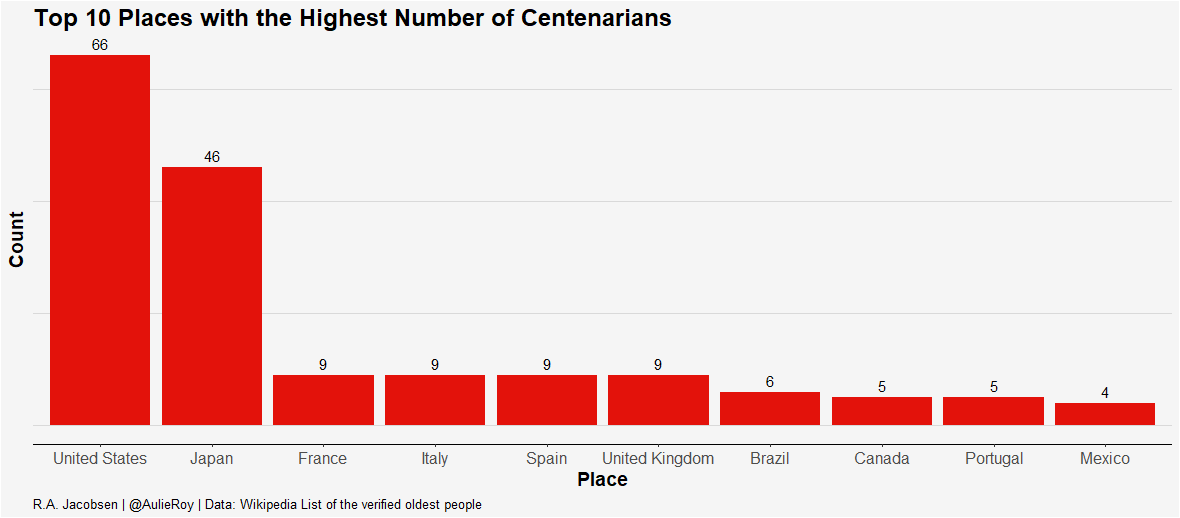

Write the R code that produced this figure.

# TidyTuesday Challenge Week 23 
# The data this week comes from the Wikipedia List of the verified oldest people via frankiethull on GitHub

# Load packages 
library(tidyverse)

# Load dataset
centenarians <- readr::read_csv('https://raw.githubusercontent.com/rfordatascience/tidytuesday/master/data/2023/2023-05-30/centenarians.csv')

# Wrangle data 
country_counts <- 
  centenarians %>% 
  group_by(place_of_death_or_residence) %>%
  summarise(count = n()) %>%
  top_n(10, count)

# Text 
title <- "Top 10 Places with the Highest Number of Centenarians"
caption <- "R.A. Jacobsen | @AulieRoy | Data: Wikipedia List of the verified oldest people"

# Plot 
country_counts %>% 
  ggplot(aes(x = reorder(place_of_death_or_residence, desc(count)), y = count)) +
  geom_bar(fill = "#E3120B", stat = "identity") +
  labs(x = "Place", 
       y = "Count", 
       title = title, 
       caption = caption) +
  geom_text(aes(label = count), vjust = -0.5, color = "black") +
  theme(
    plot.title = element_text(size = 18, face = "bold"),
    plot.subtitle = element_text(size = 14, face = "italic"),
    axis.title = element_text(size = 14, face = "bold"),
    axis.text = element_text(size = 12),
    axis.line.y.left = element_blank(),
    axis.text.y.left = element_blank(),
    axis.ticks.y = element_blank(), 
    axis.line.x = element_line(), 
    axis.ticks.x = element_line(), 
    panel.grid = element_blank(),
    panel.grid.major.y = element_line(color = "#D9D9D9"), 
    panel.grid.minor.y = element_blank(), 
    panel.grid.minor.x = element_blank(), 
    panel.grid.major.x = element_blank(),
    panel.background = element_rect(fill = "#F5F5F5"),
    plot.background = element_rect(fill = "#F5F5F5"), 
    plot.caption = element_text(size = 10, hjust = 0)
  )
